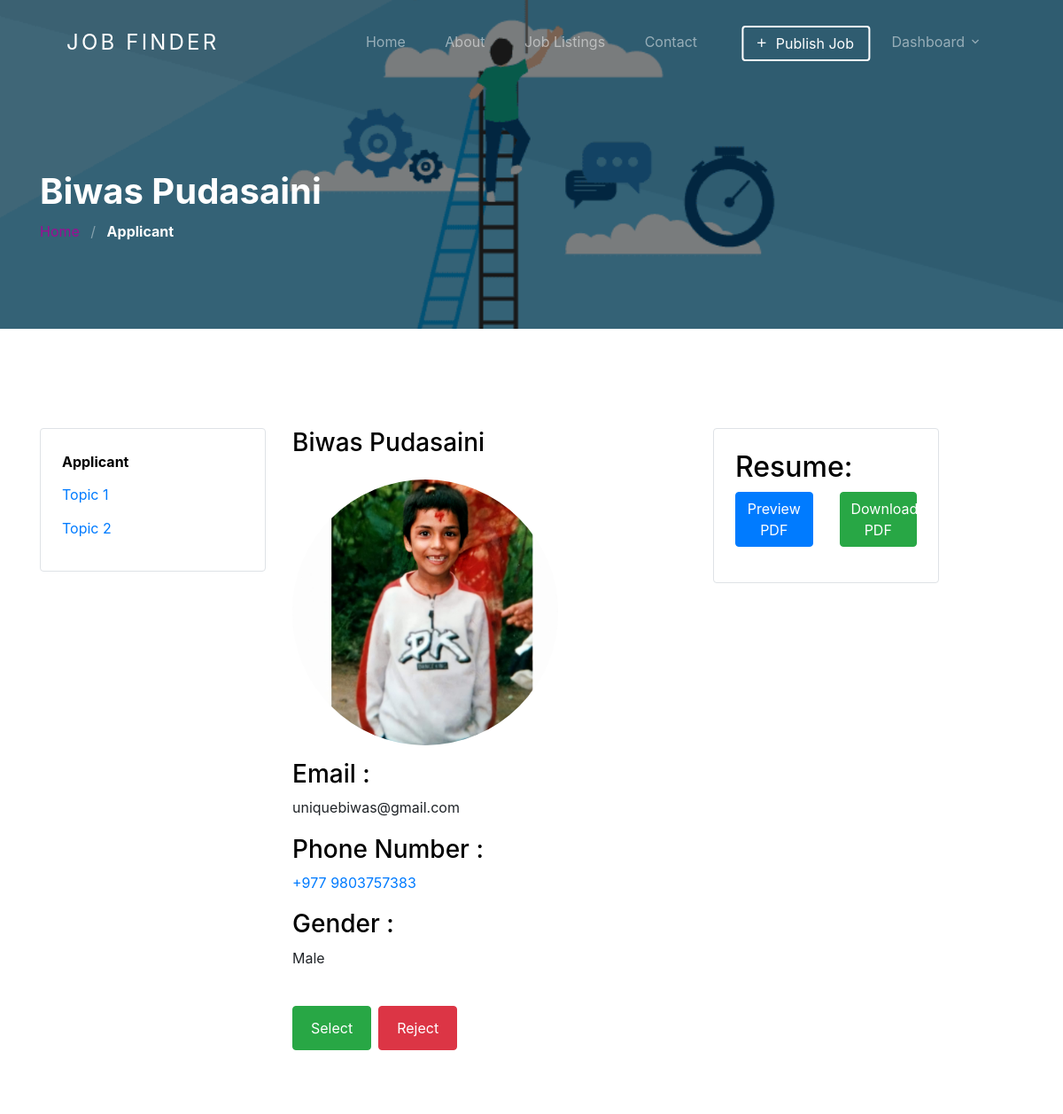
Before: /dashboard/employer/applicant/2/ (signed in, upper part) with the older database file.
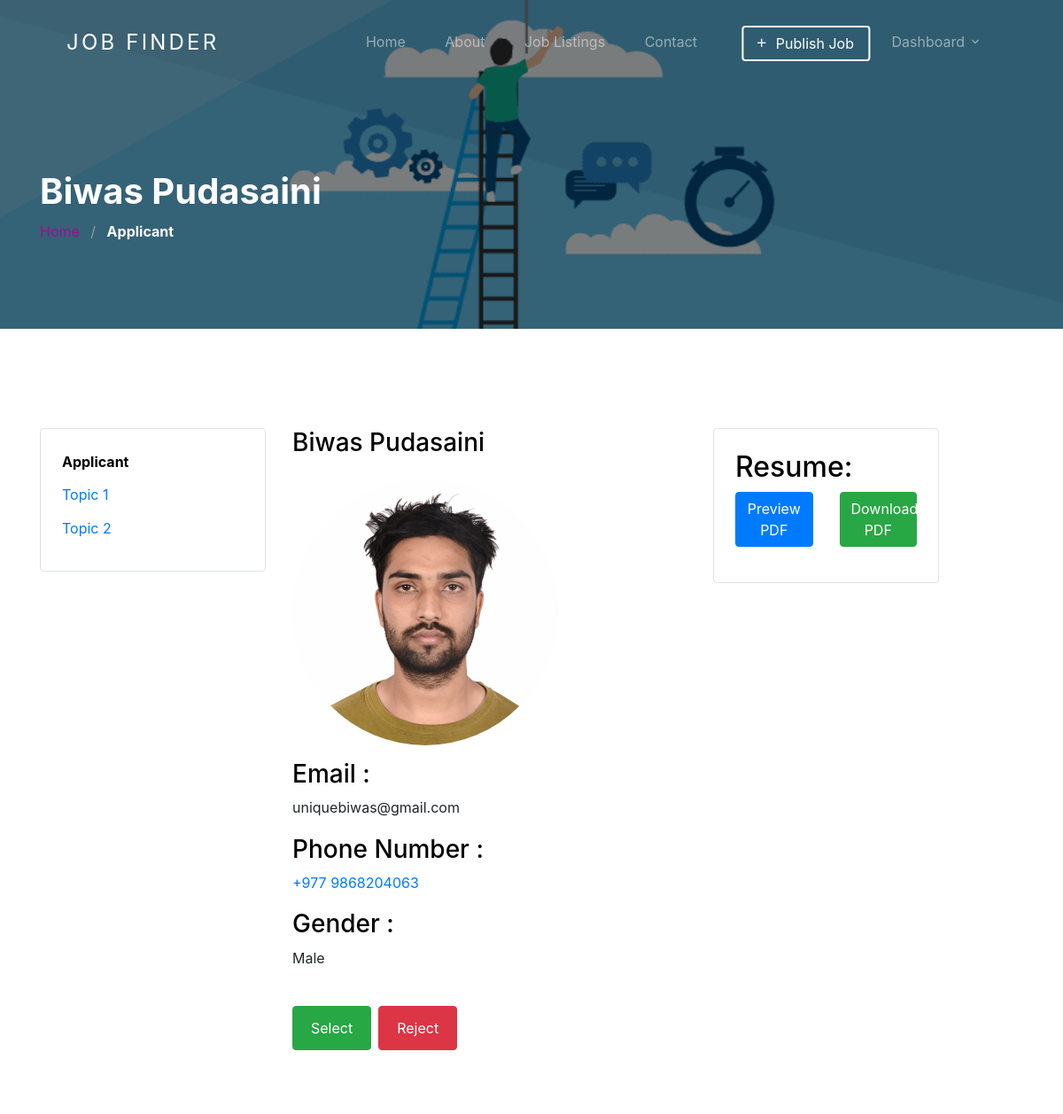
After: the same page with the newer database file.
### account/models.py (models this page shows, shortened)
class User(AbstractUser):
    username = None
    email = models.EmailField(unique=True, blank=False,
                              error_messages={
                                  'unique': "A user with that email already exists.",
                              })
    role = models.CharField(choices=ROLE,  max_length=10)
    gender = models.CharField(choices=JOB_TYPE, max_length=1)
    phone_number = models.CharField(max_length=10, null=True, blank=True)  # Store phone number as a string
    pdf_document = models.FileField(upload_to='pdf_documents/')
    photo=models.ImageField(upload_to='images',null=True, blank=True, default='images/default_image.png')
    USERNAME_FIELD = "email"
    REQUIRED_FIELDS = []
    def get_full_name(self):
        return self.first_name+ ' ' + self.last_name
    objects = CustomUserManager()

### jobapp/permission.py (the view)
    def wrap(request, *args, **kwargs):
        if request.user.role == 'employer':
            return function(request, *args, **kwargs)
        else:
            raise PermissionDenied

### jobapp/permission.py (called while the page is built)
def user_is_employer(function):
    def wrap(request, *args, **kwargs):
        if request.user.role == 'employer':
            return function(request, *args, **kwargs)
        else:
            raise PermissionDenied
    return wrap

### jobapp/views.py (called while the page is built)
@login_required(login_url=reverse_lazy('account:login'))
@user_is_employer
def applicant_details_view(request, id):
    applicant = get_object_or_404(User, id=id)
    context = {
        'applicant': applicant
    }
    return render(request, 'jobapp/applicant-details.html', context)

### template/jobapp/applicant-details.html (shortened to what this page needs)
{% extends 'base.html' %}
{% load static %}
{% block content %}
<section class="section-hero overlay inner-page bg-image" style="background-image: url('{% static 'images/bgrr.jpg' %}');" id="home-section">
  <div class="container">
    <div class="row">
      <div class="col-md-7">
        <h1 class="text-white font-weight-bold">{{ applicant.get_full_name }}</h1>
        <div class="custom-breadcrumbs">
          <a href="{% url 'jobapp:home' %}">Home</a> <span class="mx-2 slash">/</span>
          <span class="text-white"><strong>Applicant</strong></span>
        </div>
      </div>
    </div>
  </div>
</section>
<section class="site-section block__18514" id="next-section">
  <div class="container">
    <div class="row">
      <div class="col-lg-3">
        <div class="border p-4 rounded">
          <ul class="list-unstyled block__47528 mb-0">
            <li><span class="active">Applicant</span></li>
            <li><a href="#">Topic 1</a></li>
            <li><a href="#">Topic 2</a></li>
          </ul>
        </div>
      </div>
      <div class="col-lg-5">
        <h3 class="mb-4">{{ applicant.get_full_name }}</h3>
        <span class="text-primary d-block mb-6" >
          <img src="{{ applicant.photo.url }}" alt="Profile Picture" style="border-radius: 50%;" width="300" height="300">
      </span>
        <p><h3>Email :</h3>{{ applicant.email }}</p>
        <p><h3>Phone Number :</h3><a href="tel:+977{{ applicant.phone_number }}">+977 {{ applicant.phone_number }}</a></p>
        <p><h3>Gender :</h3>
            {% if applicant.gender == 'M' %}
                Male
            {% else %}
                Female
            {% endif %}
        </p>
        <div class="d-flex">
              <button type="button" class="btn btn-success btn-md mt-4 mr-2" data-toggle="modal" data-target="#emailPositionModal" onclick="setButtonType('select')">Select</button>
              <button type="button" class="btn btn-danger btn-md mt-4" data-toggle="modal" data-target="#emailPositionModal" onclick="setButtonType('reject')">Reject</button>
          </div>
      </div>
      <div class="col-lg-3">
        <div class="border p-4 rounded">
            <h2>Resume:</h2>
            {% if applicant.pdf_document %}
                <div class="row">
                  <div class="col-md-6 mb-3">
                    <a href="{{ applicant.pdf_document.url }}" target="_blank" class="btn btn-primary btn-block">
                         Preview PDF
                    </a>
                </div>
                <div class="col-md-6">
                    <a href="{{ applicant.pdf_document.url }}" download="resume.pdf" class="btn btn-success btn-block">
                         Download PDF
                    </a>
                </div>
            {% else %}
                <p>No PDF Available</p>
            {% endif %}
        </div>
    </div>
    </div>
  </section>
{% endblock %}

Changed rows visible on the page:
changed User "Biwas Pudasaini": photo: a different picture; phone_number "9803757383" → "9868204063"
